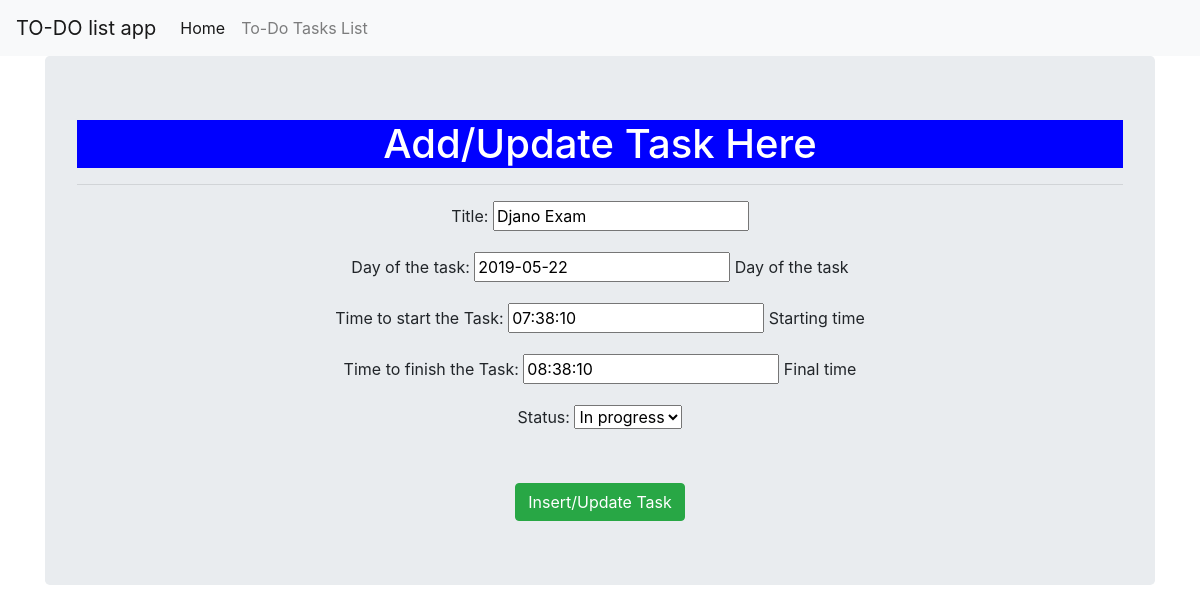
The page /update/4/ on the database its author committed.
### todo/models.py (models this page shows, shortened)
class Todo(models.Model):
    STATUS_CHOICES=(('in progress','In progress'),('completed','completed'),('pending','pending'))
    title=models.CharField(max_length=200)
    description=models.CharField(max_length=300)
    date_of_the_task=models.DateField(u'Day of the task', help_text=u'Day of the task',default=timezone.now)
    start_time_of_task=models.TimeField(u'Time to start the Task', help_text=u'Starting time',default=datetime.now().time())
    end_time_of_task=models.TimeField(u'Time to finish the Task', help_text=u'Final time',default=datetime.now().time())
    status=models.CharField(max_length=20,choices=STATUS_CHOICES,default='In progress')
    created=models.DateTimeField(auto_now_add=True)
    modified=models.DateTimeField(auto_now=True)

### todo/views.py (the view)
# urls.py: url(r'^update/(?P<pk>\d+)/$',views.TodoUpdateView.as_view()),
class TodoUpdateView(UpdateView):
    model=Todo
    fields=('title','date_of_the_task','start_time_of_task','end_time_of_task','status')

### templates/todo/todo_form.html (shortened to what this page needs)
<!DOCTYPE html>
{% extends 'todo/base.html' %}
{% block body_block %}
<h1>Add/Update Task Here</h1><hr>
    <form method="post">
      {{form.as_p}}
      <input id='p' class='btn btn-large btn-success' type="submit" name="" value="Insert/Update Task">
    </form>
    {% endblock %}

### static/css/demo.css (style rules this page uses)
h1 { background: blue; color: white; }
#p { margin-top: 30px; }

### rows shown on the page
Todo: title "Djano Exam", date_of_the_task "2019-05-22", start_time_of_task "07:38:10", end_time_of_task "08:38:10", status "In progress"
